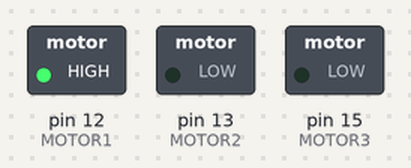
The sketch below on a simulated Arduino Uno, built with avr-gcc and run on an emulated ATmega328P. Shown: switched loads named in the sketch (green lamp = pin HIGH). What the sketch prints to the serial monitor is not drawn.

Above: at 0.5 s.
At 2.0 s:
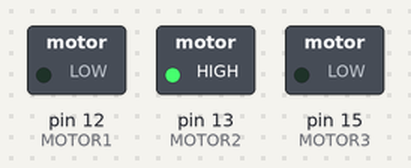
At 3.5 s:
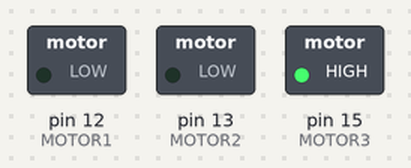
At 5.2 s:
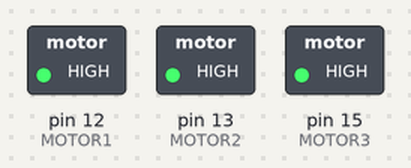
At 7.0 s:
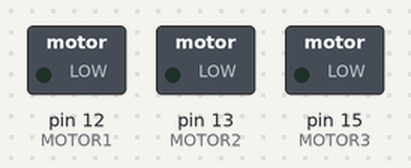
Timing chart, 0 to 10.4 s (numbered marks = the images above):
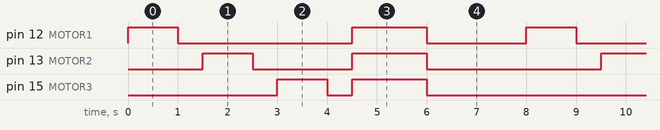

Measured:
- by itself, pin 12 (MOTOR1): repeats every 8.0 s: LOW 3.5 s, HIGH 1.5 s, LOW 2.0 s, HIGH 1.0 s
- by itself, pin 13 (MOTOR2): repeats every 8.0 s: LOW 2.0 s, HIGH 1.5 s, LOW 3.5 s, HIGH 1.0 s
- by itself, pin 15 (MOTOR3): repeats every 8.0 s: LOW 0.50 s, HIGH 1.5 s, LOW 5.0 s, HIGH 1.0 s

The sketch:

3vibrational_motor.ino
```cpp
// ----------------------------
// 🔹 Motor Control Pins
// ----------------------------
#define MOTOR1 12
#define MOTOR2 13
#define MOTOR3 15

void setup() {
  Serial.begin(115200);

  // Set motor pins as outputs
  pinMode(MOTOR1, OUTPUT);
  pinMode(MOTOR2, OUTPUT);
  pinMode(MOTOR3, OUTPUT);

  // Make sure all motors are OFF initially
  digitalWrite(MOTOR1, LOW);
  digitalWrite(MOTOR2, LOW);
  digitalWrite(MOTOR3, LOW);

  Serial.println("✅ Motor Test Starting...");
}

void loop() {
  // Motor 1 test
  Serial.println("Motor 1 ON");
  digitalWrite(MOTOR1, HIGH);
  delay(1000);
  Serial.println("Motor 1 OFF");
  digitalWrite(MOTOR1, LOW);
  delay(500);

  // Motor 2 test
  Serial.println("Motor 2 ON");
  digitalWrite(MOTOR2, HIGH);
  delay(1000);
  Serial.println("Motor 2 OFF");
  digitalWrite(MOTOR2, LOW);
  delay(500);

  // Motor 3 test
  Serial.println("Motor 3 ON");
  digitalWrite(MOTOR3, HIGH);
  delay(1000);
  Serial.println("Motor 3 OFF");
  digitalWrite(MOTOR3, LOW);
  delay(500);

  // All motors ON together
  Serial.println("All motors ON!");
  digitalWrite(MOTOR1, HIGH);
  digitalWrite(MOTOR2, HIGH);
  digitalWrite(MOTOR3, HIGH);
  delay(1500);

  Serial.println("All motors OFF!");
  digitalWrite(MOTOR1, LOW);
  digitalWrite(MOTOR2, LOW);
  digitalWrite(MOTOR3, LOW);
  delay(2000);
}
```
